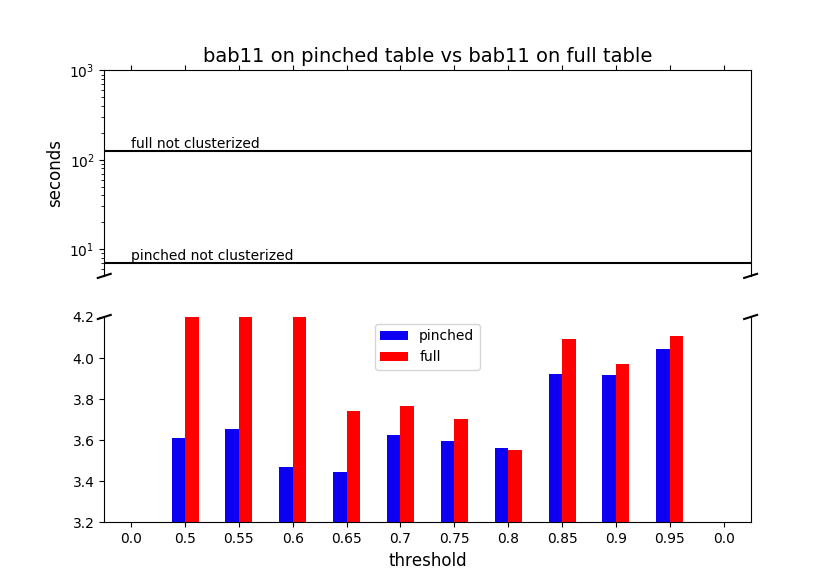

Reproduce this figure in Python.
from matplotlib.ticker import FuncFormatter
import matplotlib.pyplot as plt
import numpy as np
import pandas as pd

fig, (ax1, ax2) = plt.subplots(2, 1, sharex = True)

ax = fig.gca()

df = pd.DataFrame({
    'threshold' : [0 ,0.50 , 0.55 , 0.60 , 0.65 , 0.70 , 0.75 , 0.80 , 0.85 , 0.9  , 0.95 , 0],
    'full'      : [0, 4.720, 4.270, 4.895, 3.741, 3.765, 3.701, 3.553, 4.093, 3.970, 4.105, 0],
    'pinched'   : [0, 3.609, 3.657, 3.468, 3.446, 3.626, 3.596, 3.562, 3.922, 3.916, 4.043, 0]
})

df.plot(kind = 'bar', x = 'threshold', y = ['pinched', 'full'], ax = ax, fontsize = 10, rot = 0, color = ['#0d00f2', '#ff0000'])

ax1.set_title('bab11 on pinched table vs bab11 on full table', fontsize = 14)
ax1.set_ylabel('seconds', fontsize = 12)
ax2.set_xlabel('threshold', fontsize = 12)

ax1.set_yscale('log')
ax1.set_ylim(5,1000)

ax1.axhline(6.8920, color = 'black')
ax1.text(0,7.5000,'pinched not clusterized',rotation=0) #sdss_pinched
ax1.axhline(125.344, color = 'black')
ax1.text(0,135.000,'full not clusterized',rotation=0) #sdss_full

ax1.spines['bottom'].set_visible(False)
ax1.xaxis.tick_top()
ax1.tick_params(labeltop = 'off') 

ax2.set_ylim(3.2,4.2) 
ax2.spines['top'].set_visible(False)
ax2.xaxis.tick_bottom()

d = .01  
kwargs = dict(transform = ax1.transAxes, color = 'k', clip_on = False)
ax1.plot((-d, +d), (-d, +d), **kwargs)   
ax1.plot((1 - d, 1 + d), (-d, +d), **kwargs)
kwargs.update(transform = ax2.transAxes)
ax2.plot((-d, +d), (1 - d, 1 + d), **kwargs)
ax2.plot((1 - d, 1 + d), (1 - d, 1 + d), **kwargs) 

#bars = np.arange(12)

#fig, (ax, ax2) = plt.subplots(2, 1, sharex=True)

#ax.set_title('bab11', fontsize=14)
#plt.xlabel('threshold', fontsize=12)
#ax.yaxis.set_label_coords(-0.09,-0.01)
#ax.set_ylabel('seconds', fontsize=12)
#ax.axhline(6.8920, color = 'black')
#ax.text(0,6.8926,'sdss pinched not clusterized',rotation=0) #sdss_pinched
#ax.axhline(125.344, color = 'black')
#ax.text(0,125.344,'sdss full not clusterized',rotation=0) #sdss_full
#ax.set_ylim(75,85) 
#ax2.set_ylim(0,6)
#ax.spines['bottom'].set_visible(False)
#ax2.spines['top'].set_visible(False)
#ax.xaxis.tick_top()
#ax.tick_params(labeltop='off')  
#ax2.xaxis.tick_bottom()
#d = .01  
#kwargs = dict(transform=ax.transAxes, color='k', clip_on=False)
#ax.plot((-d, +d), (-d, +d), **kwargs)        # top-left diagonal
#ax.plot((1 - d, 1 + d), (-d, +d), **kwargs)  # top-right diagonal
#kwargs.update(transform=ax2.transAxes)  # switch to the bottom axes
#ax2.plot((-d, +d), (1 - d, 1 + d), **kwargs)  # bottom-left diagonal
#ax2.plot((1 - d, 1 + d), (1 - d, 1 + d), **kwargs)  # bottom-right diagon

#ax2.bar(bars,       [0, 4.720, 4.270, 4.895, 3.741, 3.765, 3.701, 3.553, 4.093, 3.970, 4.105, 0],color='white',edgecolor ='black') #sdss_full
#ax2.set_xticks(bars,[0 ,0.50 , 0.55 , 0.60 , 0.65 , 0.70 , 0.75 , 0.80 , 0.85 , 0.9  , 0.95 , 0])

#ax.bar(bars,       [0, 3.609, 3.657, 3.468, 3.446, 3.626, 3.596, 3.562, 3.922, 3.916, 4.043, 0],color='white',edgecolor ='red') #sdss_pinched
#ax.set_xticks(bars,[0 ,0.50 , 0.55 , 0.60 , 0.65 , 0.70 , 0.75 , 0.80 , 0.85 , 0.9  , 0.95 , 0])

#ax2.set_ylim(3,6)
plt.show()
